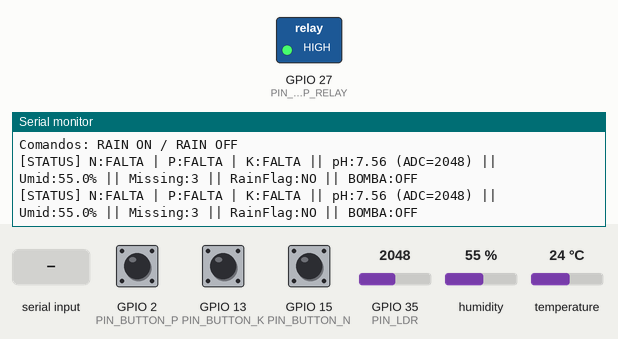
Recording of a sketch running on a simulated ESP32. Parts: switched loads named in the sketch (green lamp = pin HIGH), the last lines printed to the serial monitor. The test bench sets the inputs (shaded band); at power-on: GPIO 2 (PIN_BUTTON_P) HIGH, GPIO 13 (PIN_BUTTON_K) HIGH, GPIO 15 (PIN_BUTTON_N) HIGH, GPIO 35 (PIN_LDR) = 2048, humidity 55 %, temperature 24 °C (analog values on the 0–4095 scale).

Above: at 1.4 s.
1.5 s: "RAIN ON\n" received over Serial
At 3.1 s:
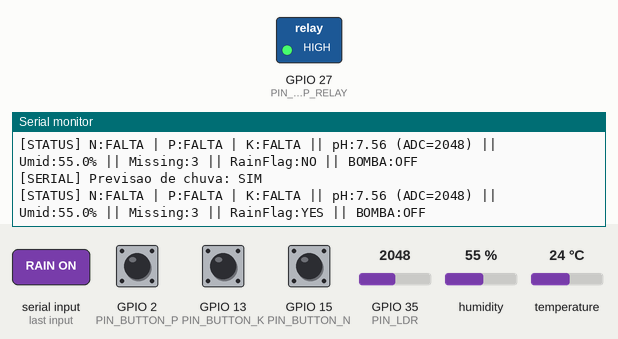
3.7 s: "RAIN OFF\n" received over Serial
At 5.0 s:
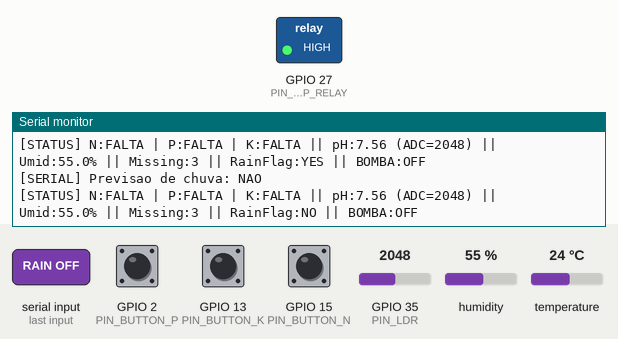

The sketch:

esp32_fase2.ino
```cpp
#include <DHT.h>

const int PIN_BUTTON_N = 15;    // botão que representa Nitrogênio (N)
const int PIN_BUTTON_P = 2;     // botão que representa Fósforo (P)
const int PIN_BUTTON_K = 13;    // botão que representa Potássio (K)
const int PIN_LDR = 35;         // ADC do LDR (simula pH)
const int PIN_DHT = 21;         // DHT22
const int PIN_PUMP_RELAY = 27;  // relé que controla a bomba (ativo em LOW)

#define MY_DHTTYPE DHT22
DHT myDht(PIN_DHT, MY_DHTTYPE);

// --- Parâmetros de decisão (ajustáveis) ---
const float HUMIDITY_THRESHOLD_STRICT = 42.0;   // abaixo disso --> aciona se pH ok
const float HUMIDITY_THRESHOLD_LOOSE  = 47.0;   // abaixo disso --> aciona se muitos nutrientes faltando

const float PH_SAFE_MIN = 4.8;   // fora disso: bloqueia irrigação
const float PH_SAFE_MAX = 7.2;
const float PH_IDEAL_MIN = 5.2;  // ideal para ligar junto com umidade seca
const float PH_IDEAL_MAX = 6.5;

// --- Leitura / filtro ---
const int ADC_SAMPLES = 6;        // média simples no ADC
const unsigned long LOOP_DELAY_MS = 1000;

// Estado global
bool rainFlag = false;  // controle via serial (chuva prevista)
bool pumpOn = false;

// Debounce / state tracking for buttons
unsigned long lastDebounceTimeN = 0;
unsigned long lastDebounceTimeP = 0;
unsigned long lastDebounceTimeK = 0;
const unsigned long DEBOUNCE_DELAY = 50; // ms

bool lastButtonStateN = HIGH;
bool lastButtonStateP = HIGH;
bool lastButtonStateK = HIGH;

bool nutrientN_present = true;
bool nutrientP_present = true;
bool nutrientK_present = true;

// --- Funções utilitárias ---

// Faz média de várias leituras ADC para suavizar ruído
int readAdcAvg(int pin) {
  long sum = 0;
  for (int i = 0; i < ADC_SAMPLES; ++i) {
    sum += analogRead(pin);
    delay(4);
  }
  int avg = sum / ADC_SAMPLES;
  return avg;
}

// Converte ADC (0..4095) para pH (0..14) com mapeamento levemente não-linear
float convertAdcToPH(int rawAdc) {
  // normaliza 0..1
  float norm = rawAdc / 4095.0f;
  // aplicamos uma pequena curva exponencial para evitar linearidade óbvia
  float curved = powf(norm, 1.12f); // ajuste sutil
  float ph = 14.0f * (1.0f - curved); // inversão: mais luz -> pH menor (definição arbitrária)
  if (ph < 0.0f) ph = 0.0f;
  if (ph > 14.0f) ph = 14.0f;
  return ph;
}

// Le a serial e altera flag de chuva: comando "RAIN ON" ou "RAIN OFF"
void processSerialCommands() {
  while (Serial.available()) {
    String cmd = Serial.readStringUntil('\n');
    cmd.trim();
    cmd.toUpperCase();
    if (cmd == "RAIN ON" || cmd == "RAIN=1") {
      rainFlag = true;
      Serial.println("[SERIAL] Previsao de chuva: SIM");
    } else if (cmd == "RAIN OFF" || cmd == "RAIN=0") {
      rainFlag = false;
      Serial.println("[SERIAL] Previsao de chuva: NAO");
    } else {
      Serial.print("[SERIAL] Comando nao reconhecido: ");
      Serial.println(cmd);
      Serial.println("Use: RAIN ON / RAIN OFF");
    }
  }
}

// Le e debouceia um botão com pullup; retorna true se pressionado (LOW)
bool readButtonDebounced(int pin, bool &lastState, unsigned long &lastMillisVar, unsigned long now) {
  bool raw = digitalRead(pin);
  if (raw != lastState) {
    lastMillisVar = now;
  }
  if ((now - lastMillisVar) > DEBOUNCE_DELAY) {
    // estado estável
    // atualiza lastState e retorna se está pressionado
    lastState = raw;
  }
  return (lastState == LOW); // LOW = pressionado (porque usamos INPUT_PULLUP)
}

void setPump(bool on) {
  pumpOn = on;
  digitalWrite(PIN_PUMP_RELAY, on ? LOW : HIGH); // relé ativo em LOW
}

// --- Setup ---
void setup() {
  Serial.begin(115200);
  delay(200);

  // pinos
  pinMode(PIN_BUTTON_N, INPUT_PULLUP);
  pinMode(PIN_BUTTON_P, INPUT_PULLUP);
  pinMode(PIN_BUTTON_K, INPUT_PULLUP);

  pinMode(PIN_PUMP_RELAY, OUTPUT);
  digitalWrite(PIN_PUMP_RELAY, HIGH); // desligado inicialmente

  analogReadResolution(12); // ADC 12-bit -> 0..4095

  // iniciar DHT
  myDht.begin();

  Serial.println("FarmTech - ESP32 Irrigacao Inteligente (versao custom)");
  Serial.println("Comandos: RAIN ON / RAIN OFF");
}

// --- Loop principal ---
void loop() {
  unsigned long now = millis();

  // processa comandos da serial (possivel previsao de chuva)
  processSerialCommands();

  // le botoes (debounce)
  bool btnN = readButtonDebounced(PIN_BUTTON_N, lastButtonStateN, lastDebounceTimeN, now);
  bool btnP = readButtonDebounced(PIN_BUTTON_P, lastButtonStateP, lastDebounceTimeP, now);
  bool btnK = readButtonDebounced(PIN_BUTTON_K, lastButtonStateK, lastDebounceTimeK, now);

  // se botao pressionado (LOW) -> nutriente presente
  nutrientN_present = btnN;
  nutrientP_present = btnP;
  nutrientK_present = btnK;

  // leitura LDR (pH simulado)
  int rawAdc = readAdcAvg(PIN_LDR);
  float phValue = convertAdcToPH(rawAdc);

  // leitura DHT22 (umidade)
  float humidity = myDht.readHumidity();
  if (isnan(humidity)) {
    Serial.println("[ERRO] Falha leitura DHT22");
    humidity = 100.0; // assume úmido para evitar acionamento indevido
  }

  // conta quantos nutrientes estao faltando (false == falta)
  int missingCount = 0;
  if (!nutrientN_present) missingCount++;
  if (!nutrientP_present) missingCount++;
  if (!nutrientK_present) missingCount++;

  // logica de decisao (documente isso no README.md)
  bool ph_ok_for_irrigation = (phValue >= PH_IDEAL_MIN && phValue <= PH_IDEAL_MAX);
  bool ph_within_safe = (phValue >= PH_SAFE_MIN && phValue <= PH_SAFE_MAX);

  bool shouldIrrigate = false;

  // regra 1: se muito seco e pH ideal -> rega
  if (humidity < HUMIDITY_THRESHOLD_STRICT && ph_ok_for_irrigation) {
    shouldIrrigate = true;
  }

  // regra 2: se seco (um pouco menos) e faltam >=2 nutrientes -> rega
  if (humidity < HUMIDITY_THRESHOLD_LOOSE && missingCount >= 2) {
    shouldIrrigate = true;
  }

  // bloqueios
  if (!ph_within_safe) {
    shouldIrrigate = false; // pH fora da faixa segura -> nao regar
  }
  if (rainFlag) {
    shouldIrrigate = false; // chuva prevista
  }

  // acionar bomba
  setPump(shouldIrrigate);

  // imprimir status no Serial (formato legivel)
  Serial.print("[STATUS] N:"); Serial.print(nutrientN_present ? "PRESENTE" : "FALTA");
  Serial.print(" | P:"); Serial.print(nutrientP_present ? "PRESENTE" : "FALTA");
  Serial.print(" | K:"); Serial.print(nutrientK_present ? "PRESENTE" : "FALTA");
  Serial.print(" || pH:"); Serial.print(phValue, 2);
  Serial.print(" (ADC="); Serial.print(rawAdc); Serial.print(")");
  Serial.print(" || Umid:"); Serial.print(humidity, 1);
  Serial.print("% || Missing:"); Serial.print(missingCount);
  Serial.print(" || RainFlag:"); Serial.print(rainFlag ? "YES" : "NO");
  Serial.print(" || BOMBA:"); Serial.println(pumpOn ? "ON" : "OFF");

  // pequeno delay antes proxima iteracao
  delay(LOOP_DELAY_MS);
}
```

Measured:
- after the input at 1.5 s, the serial monitor: prints a new line after 0.77 s (image 1)
- after the input at 3.7 s, the serial monitor: prints a new line after 0.63 s (image 2)
